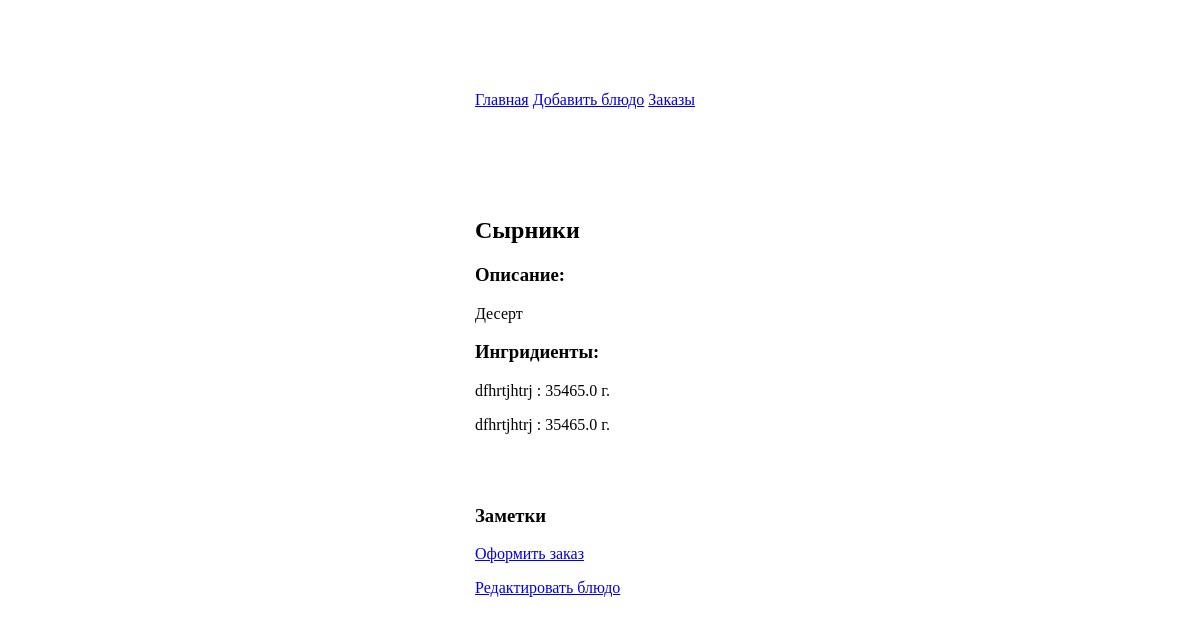
Before: /dish/2 with the older database file.
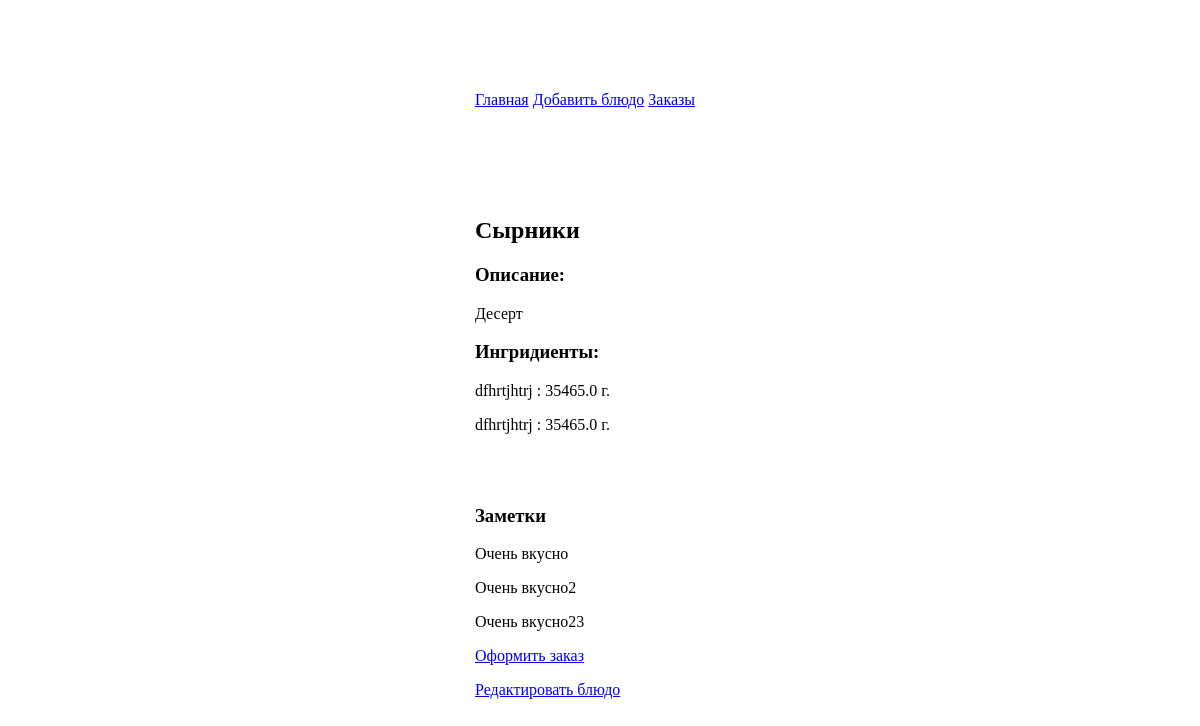
After: the same page with the newer database file.
### coocking_book/models.py (models this page shows, shortened)
class Dish(models.Model):
    title = models.CharField(max_length=120, unique=True)
    description = models.TextField(blank=True, null=True)
    ingredient = models.ManyToManyField(Ingredient, related_name='dishes')
    note = GenericRelation(NotesItem)

class Ingredient(models.Model):
    name = models.CharField(max_length=120, unique=False,
                            verbose_name='Название')
    weight = models.FloatField(
        verbose_name='Количество в граммах', blank=True, null=True)

### notes/models.py (models this page shows)
class Note(models.Model):
	content = models.CharField(max_length = 120)

### coocking_book/views.py (the view)
# urls.py: path('dish/<int:pk>', DishDetailView.as_view(), name='dish_detail'),
class DishDetailView(DetailView):
    model = Dish
    template_name = 'dish_detail.html'
    def get_context_data(self, **kwargs):
        context = super(DishDetailView, self).get_context_data(**kwargs)
        content_type = ContentType.objects.get_for_model(Dish)
        context['notes'] = Note.objects.filter(note_item__content_type=content_type)
        context['dishes'] = self.model.objects.all()
        context['dish'] = self.get_object()
        context['dishes_ingredients'] = self.get_object().ingredient.all()
        return context

### coocking_book/templates/dish_detail.html
{% extends "base.html" %}
{%block content%}
		<h2>{{dish.title}}</h2>
		<h3>Описание:</h3>
		<p>{{dish.description}}</p>
		<h3>Ингридиенты:</h3>
	{%for ingredient in dishes_ingredients%}
		<p>{{ingredient.name}} : {{ingredient.weight}} г.</p>
	{%endfor%}
	<br><br>
	<h3>Заметки</h3>
	{%for note in notes%}
		<p>{{note.content}}</p>
	{%endfor%}
	<p><a href="{% url 'coocking_book:add_order_list' dish.id %}">Оформить заказ</a></p>
	<p><a href="{%url 'coocking_book:update_dish' dish.id %}">Редактировать блюдо</a></p>
{%endblock%}

### coocking_book/templates/base.html (shortened to what this page needs)
{%load static%}
<!DOCTYPE html>
<html>
<head>
</head>
  <link rel="stylesheet" type="text/css" href="{%static 'css/dishes.css'%}">
<body>
  <div class="parent">
    <div class="block">
        <p><a href="{% url 'coocking_book:dish_list' %}">Главная</a>
           <a href="{% url 'coocking_book:add_dish' %}">Добавить блюдо</a>
           <a href="{% url 'coocking_book:order_list' %}">Заказы</a>
        </p>
      <br><br><br><br>
        {%block content%}
        {%endblock%}
    </div>
  </div>
</body>
</html>

### coocking_book/static/css/dishes.css (style rules this page uses)
.parent { width: 100%; height: 100%; position: absolute; top: 0; left: 0; overflow: auto; }

Changed rows visible on the page:
added Note: content "Очень вкусно"
added Note: content "Очень вкусно2"
added Note: content "Очень вкусно23"
